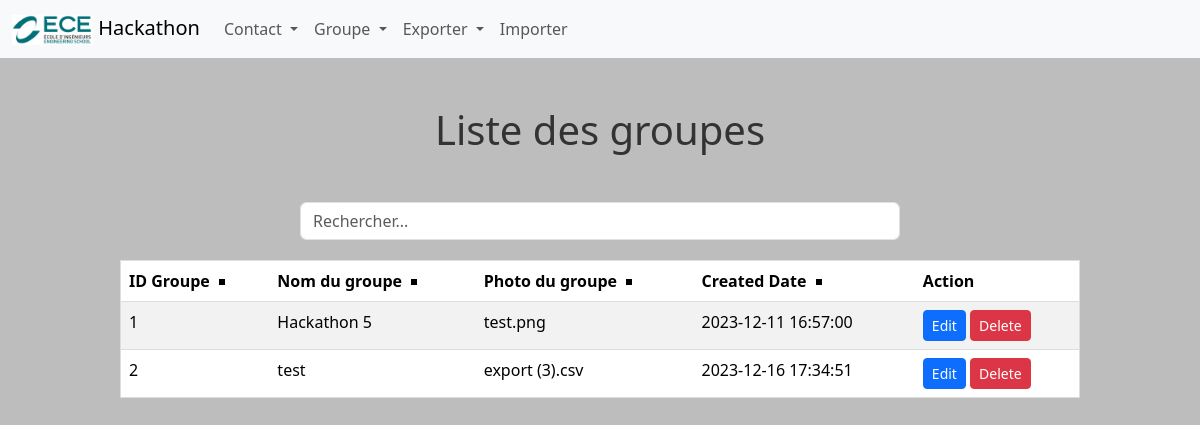
Before: /groupes with the older database file.
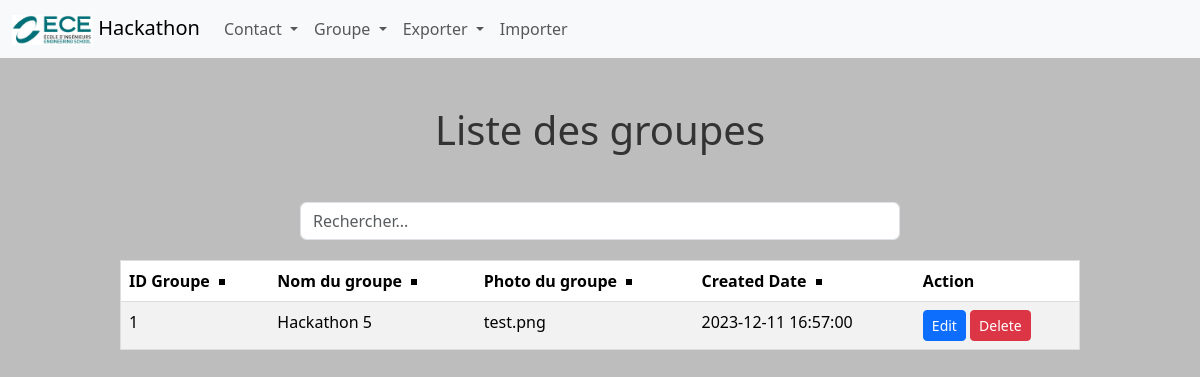
After: the same page with the newer database file.
### tables this page shows
CREATE TABLE Groupe (
    id_groupe     INTEGER PRIMARY KEY AUTOINCREMENT,
    nom_de_groupe VARCHAR(50) NOT NULL,
    photo_groupe  VARCHAR(250) NOT NULL,
    created_date  DATETIME NOT NULL
);

### main.py (the view)
@app.route("/groupes")
def liste_groupes():
    query = "SELECT * FROM Groupe"
    groupes = recup_bdd(query)
    return render_template('groupeList.html', groupes=groupes)

### function.py (called while the page is built)
def connect_db():
    return sqlite3.connect('hackathon_bdd.sqlite')

def recup_bdd(query: str, doOne: bool = False):
    connection = connect_db()
    cursor = connection.cursor()
    cursor.execute(query)
    if doOne:
        result = cursor.fetchone()
    else:
        result = cursor.fetchall()
    connection.close()
    return result

### templates/groupeList.html (shortened to what this page needs)
{% extends "layout/base.html" %}
{% block content %}
    {% include 'layout/navbar.html' %}
    <h1 class="m-5">Liste des groupes</h1>
    <div class="input-group mb-3">
        <input type="text" class="form-control" id="searchInput" placeholder="Rechercher...">
    </div>
    <table class="table table-striped" id="groupeTable">
        <thead>
            <tr>
                <th data-column="0">ID Groupe <span class="arrow"></span></th>
                <th data-column="1">Nom du groupe <span class="arrow"></span></th>
                <th data-column="2">Photo du groupe <span class="arrow"></span></th>
                <th data-column="3">Created Date <span class="arrow"></span></th>
                <th>Action</th>
            </tr>
        </thead>
        <tbody>
            {% for groupe in groupes %}
                <tr class="groupe-row">
                    <td>{{ groupe[0] }}</td>
                    <td>{{ groupe[1] }}</td>
                    <td>{{ groupe[2] }}</td>
                    <td>{{ groupe[3] }}</td>
                    <td>
                        <a href="{{ url_for('edit_groupe', groupeId=groupe[0]) }}" class="btn btn-primary btn-sm">
                            Edit
                        </a>
                        <a href="{{ url_for('delete_groupe', groupeId=groupe[0]) }}" class="btn btn-danger btn-sm">
                            Delete
                        </a>
                    </td>
                </tr>
            {% endfor %}
        </tbody>
    </table>
{% endblock %}

Changed rows visible on the page:
removed Groupe: id_groupe "2", nom_de_groupe "test", photo_groupe "export (3).csv", created_date "2023-12-16 17:34:51"
